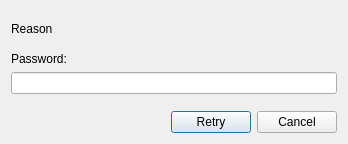
<?xml version="1.0" encoding="UTF-8"?>
<ui version="4.0">
 <class>CrashDialog</class>
 <widget class="QDialog" name="CrashDialog">
  <property name="geometry">
   <rect>
    <x>0</x>
    <y>0</y>
    <width>348</width>
    <height>144</height>
   </rect>
  </property>
  <layout class="QVBoxLayout" name="verticalLayout">
   <item>
    <spacer name="verticalSpacer_3">
     <property name="orientation">
      <enum>Qt::Vertical</enum>
     </property>
     <property name="sizeHint" stdset="0">
      <size>
       <width>20</width>
       <height>40</height>
      </size>
     </property>
    </spacer>
   </item>
   <item>
    <widget class="QLabel" name="reasonLabel">
     <property name="text">
      <string>Reason</string>
     </property>
     <property name="wordWrap">
      <bool>true</bool>
     </property>
    </widget>
   </item>
   <item>
    <spacer name="verticalSpacer">
     <property name="orientation">
      <enum>Qt::Vertical</enum>
     </property>
     <property name="sizeHint" stdset="0">
      <size>
       <width>20</width>
       <height>40</height>
      </size>
     </property>
    </spacer>
   </item>
   <item>
    <widget class="QLabel" name="passwordLabel">
     <property name="text">
      <string>Password:</string>
     </property>
    </widget>
   </item>
   <item>
    <widget class="QLineEdit" name="passwordLineEdit">
     <property name="echoMode">
      <enum>QLineEdit::Password</enum>
     </property>
    </widget>
   </item>
   <item>
    <spacer name="verticalSpacer_2">
     <property name="orientation">
      <enum>Qt::Vertical</enum>
     </property>
     <property name="sizeHint" stdset="0">
      <size>
       <width>20</width>
       <height>40</height>
      </size>
     </property>
    </spacer>
   </item>
   <item>
    <layout class="QHBoxLayout" name="horizontalLayout">
     <item>
      <widget class="QDialogButtonBox" name="buttonBox">
       <property name="orientation">
        <enum>Qt::Horizontal</enum>
       </property>
       <property name="standardButtons">
        <set>QDialogButtonBox::Cancel|QDialogButtonBox::Retry</set>
       </property>
      </widget>
     </item>
    </layout>
   </item>
  </layout>
 </widget>
 <resources/>
 <connections>
  <connection>
   <sender>buttonBox</sender>
   <signal>accepted()</signal>
   <receiver>CrashDialog</receiver>
   <slot>accept()</slot>
   <hints>
    <hint type="sourcelabel">
     <x>248</x>
     <y>254</y>
    </hint>
    <hint type="destinationlabel">
     <x>157</x>
     <y>274</y>
    </hint>
   </hints>
  </connection>
  <connection>
   <sender>buttonBox</sender>
   <signal>rejected()</signal>
   <receiver>CrashDialog</receiver>
   <slot>reject()</slot>
   <hints>
    <hint type="sourcelabel">
     <x>316</x>
     <y>260</y>
    </hint>
    <hint type="destinationlabel">
     <x>286</x>
     <y>274</y>
    </hint>
   </hints>
  </connection>
 </connections>
 <slots>
  <slot>showDaemonConsole()</slot>
 </slots>
</ui>
